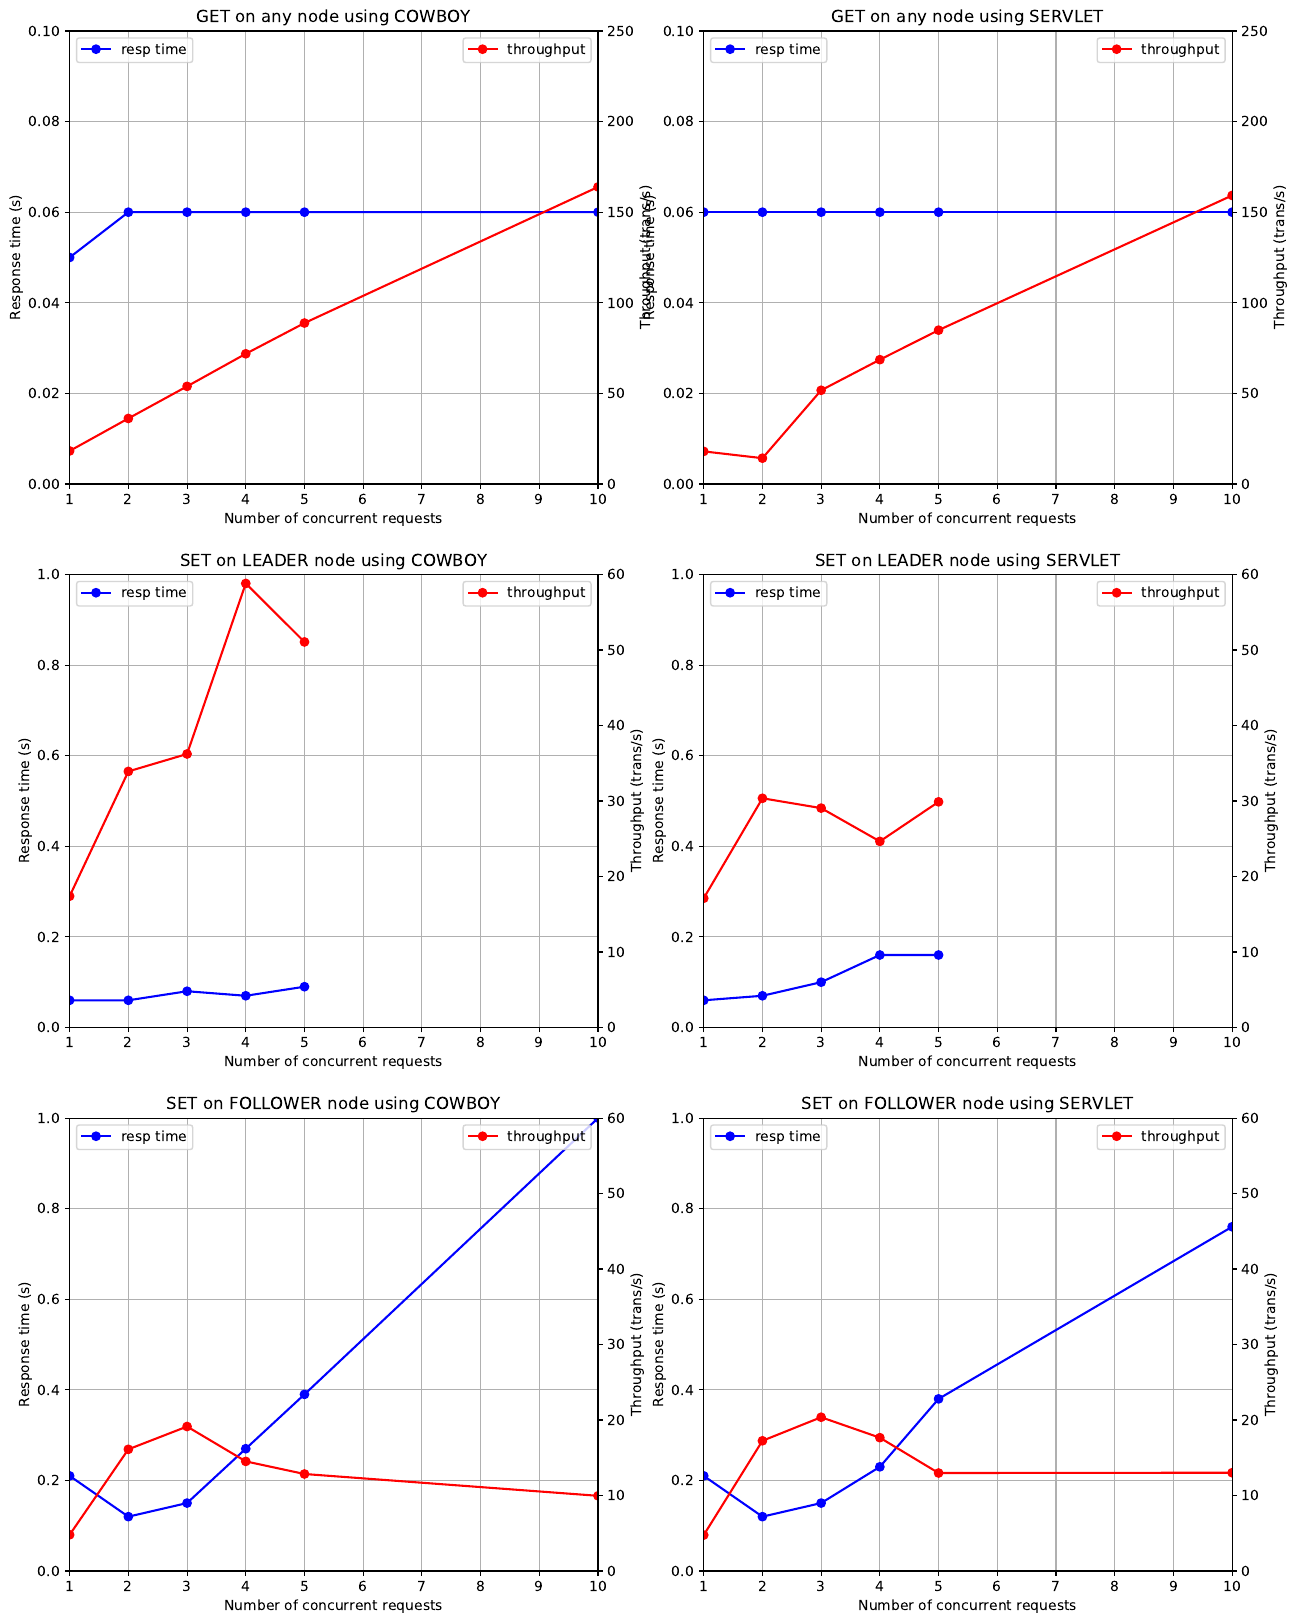

Source code (Python):
import matplotlib.pyplot as plt
import numpy as np

fig, axs = plt.subplots(3, 2)

fig.set_figheight(20)
fig.set_figwidth(15)

limits = {
    "get": ((0,0.10), (0, 250)),
    "set_yes": ((0, 1), (0, 60)),
    "set_no": ((0, 1), (0, 60)),
}

title = {
    "get" : "GET on any node",
    "set_yes" : "SET on LEADER node",
    "set_no" : "SET on FOLLOWER node",
}

for i, label in enumerate(["get", "set_yes", "set_no"]):
    axylim, ax2ylim = limits[label]
    for j, server in enumerate(["cowboy", "servlet"]):
        ax = axs[i][j]
        ax2 = ax.twinx()

        data = np.genfromtxt(f"{server}_{label}.csv")

        ax.plot(data[:,0], data[:,5], 'bo-', label="resp time")
        ax2.plot(data[:,0], data[:,6], 'ro-', label="throughput")

        ax.set_title(f"{title[label]} using {server.upper()}")

        ax.set_xlabel("Number of concurrent requests")
        ax.set_ylabel("Response time (s)")
        ax2.set_ylabel("Throughput (trans/s)")

        ax.set_ylim(axylim)
        ax2.set_ylim(ax2ylim)
        ax.set_xlim((1, 10))

        ax.legend(loc="upper left")
        ax2.legend(loc="upper right")
        ax.grid()

fig.savefig("plot.pdf", bbox_inches="tight")

# plt.show()
